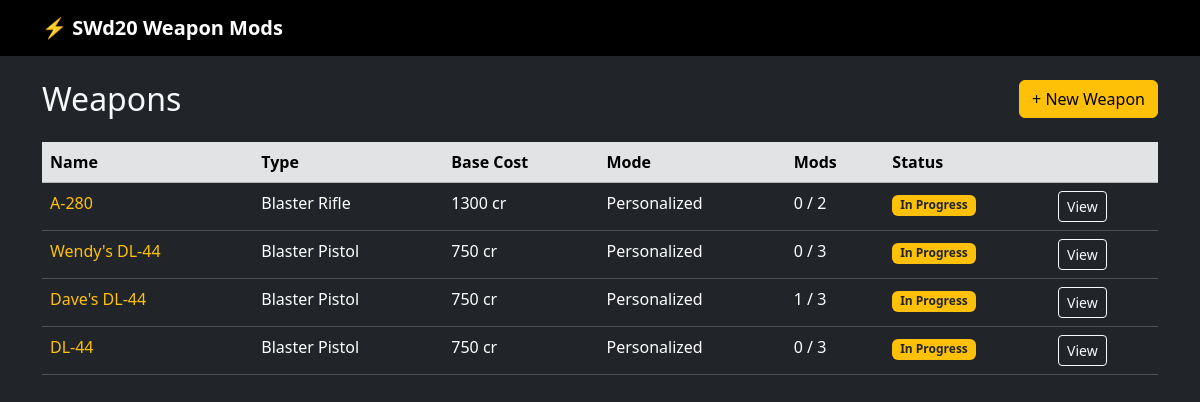
Before: / with the older database file.
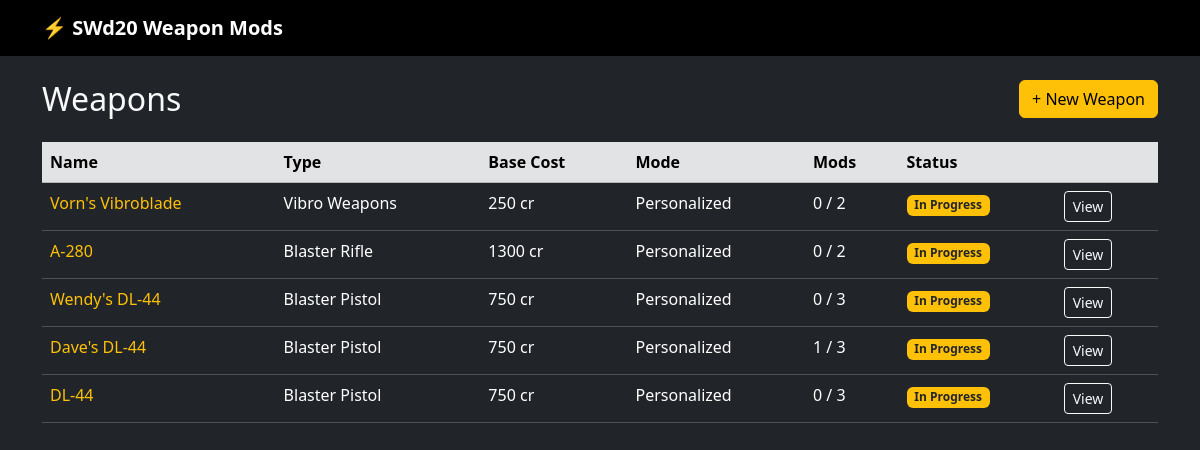
After: the same page with the newer database file.
### app.py (models this page shows, shortened)
class DBWeapon(db.Model):
    __tablename__ = "weapon"
    id = db.Column(db.Integer, primary_key=True)
    name = db.Column(db.String(200), nullable=False)
    weapon_type = db.Column(db.String(50), nullable=False)
    base_cost = db.Column(db.Integer, nullable=False)
    personalized = db.Column(db.Boolean, default=False)
    created_at = db.Column(db.DateTime, default=_utcnow)
    applied_mods = db.relationship(
        "DBAppliedMod", backref="weapon", lazy=True, order_by="DBAppliedMod.id",
        cascade="all, delete-orphan",
    )
    in_progress = db.relationship(
        "DBInProgressMod", backref="weapon", uselist=False, lazy=True,
        cascade="all, delete-orphan",
    )
    @property
    def max_mods(self) -> int:
        rules = WEAPON_LIMITS[self.weapon_type]
        return rules["personal"] if self.personalized else rules["custom"]
    @property
    def mod_count(self) -> int:
        return len(self.applied_mods)

### app.py (the view)
@app.route("/")
def index():
    weapons = DBWeapon.query.order_by(DBWeapon.created_at.desc()).all()
    return render_template("index.html", weapons=weapons)

### templates/index.html
{% extends 'base.html' %}
{% block content %}
<div class="d-flex justify-content-between align-items-center mb-4">
  <h2 class="mb-0">Weapons</h2>
  <a href="{{ url_for('new_weapon') }}" class="btn btn-warning">+ New Weapon</a>
</div>
{% if weapons %}
<table class="table table-dark table-hover">
  <thead class="table-secondary">
    <tr>
      <th>Name</th>
      <th>Type</th>
      <th>Base Cost</th>
      <th>Mode</th>
      <th>Mods</th>
      <th>Status</th>
      <th></th>
    </tr>
  </thead>
  <tbody>
    {% for w in weapons %}
    <tr>
      <td><a href="{{ url_for('weapon_detail', weapon_id=w.id) }}" class="text-warning text-decoration-none">{{ w.name }}</a></td>
      <td>{{ w.weapon_type.title() }}</td>
      <td>{{ w.base_cost }} cr</td>
      <td>{{ 'Personalized' if w.personalized else 'Customized' }}</td>
      <td>{{ w.mod_count }} / {{ w.max_mods }}</td>
      <td>
        {% if w.in_progress %}
          <span class="badge bg-warning text-dark">In Progress</span>
        {% elif w.slots_remaining == 0 %}
          <span class="badge bg-success">Fully Modified</span>
        {% else %}
          <span class="badge bg-secondary">{{ w.slots_remaining }} slot(s) open</span>
        {% endif %}
      </td>
      <td>
        <a href="{{ url_for('weapon_detail', weapon_id=w.id) }}" class="btn btn-sm btn-outline-light">View</a>
      </td>
    </tr>
    {% endfor %}
  </tbody>
</table>
{% else %}
<p class="text-muted">No weapons yet. <a href="{{ url_for('new_weapon') }}" class="text-warning">Create one.</a></p>
{% endif %}
{% endblock %}

### templates/base.html (shortened to what this page needs)
<!DOCTYPE html>
<html lang="en">
<head>
  <link rel="stylesheet" href="https://cdn.jsdelivr.net/npm/bootstrap@5.3.3/dist/css/bootstrap.min.css">
</head>
<body class="bg-dark text-light">
<nav class="navbar navbar-dark bg-black mb-4">
  <div class="container">
    <a class="navbar-brand fw-bold" href="/">⚡ SWd20 Weapon Mods</a>
  </div>
</nav>
<div class="container pb-5">
  {% block content %}{% endblock %}
</div>
</body>
</html>

Changed rows visible on the page:
added DBWeapon: name "Vorn's Vibroblade", weapon_type "Vibro Weapons", base_cost "250", personalized "Personalized", mod_count "0", max_mods "2"
